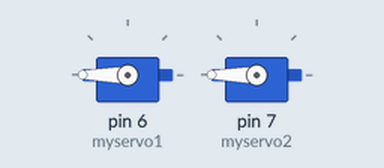
The sketch below on a simulated Arduino Uno, built with avr-gcc and run on an emulated ATmega328P. Parts: 2 × servo.

Above: at 0.1 s.
At 2.1 s:
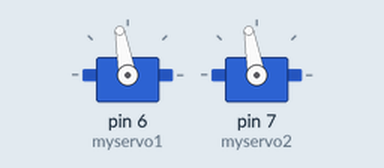
Timing chart, 0 to 3.6 s (numbered marks = the images above):
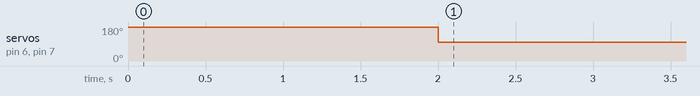

Measured:
- by itself, servo on pin 6 (myservo1), servo on pin 7 (myservo2): 180° → 100° at 2.0 s

The sketch:

drive_system.ino
```cpp
#include <Servo.h>

Servo myservo1;
Servo myservo2;

int brake_max = 180;
int brake_min = 100;
int turn_time = 200;


void setup() {
  //기본 설정
  //우측 브레이크 = 6번핀
  //좌측 브레이크 = 7번핀
  pinMode (6, OUTPUT);
  pinMode (7, OUTPUT);
  myservo1.attach(6);
  myservo2.attach(7);

  //브레이크 작동으로 시작
  brake(2000);

}

void brake(int t) {
  //양쪽 브레이크 전개
  myservo1.write(brake_max);
  myservo2.write(brake_max);
  delay(t);
  myservo1.write(brake_min);
  myservo2.write(brake_min);
}

void straight(int d) {
  //매개변수 d만큼 전진
  myservo1.write(brake_min);
  myservo2.write(brake_min);
  delay(d);
  myservo1.write(brake_max);
  myservo2.write(brake_max);
}

void right() {
  myservo1.write(brake_max);
  delay(turn_time);
  myservo1.write(brake_min);
}

void left() {
  myservo2.write(brake_max);
  delay(turn_time);
  myservo2.write(brake_min);
}
```
